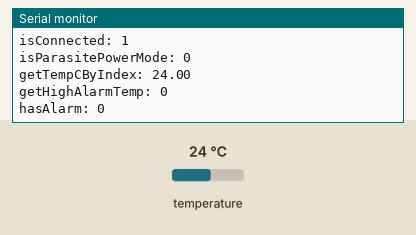
Simulated run of this sketch. Board: Arduino Uno, built with avr-gcc and run on an emulated ATmega328P. Parts: the last lines printed to the serial monitor. Inputs (shaded band) come from the test bench; at power-on: temperature 24 °C.

Above: at 1.2 s.
1.3 s: temperature set to 12 °C
At 2.7 s:
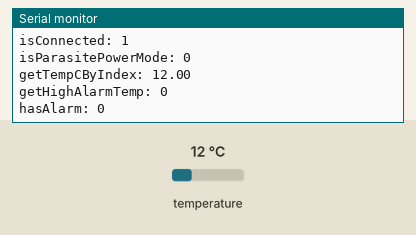
2.8 s: temperature set to 19 °C
At 4.4 s:
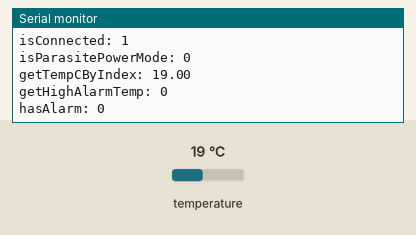
Timing chart, 0 to 5.9 s (numbered marks = the images above; inputs shaded):
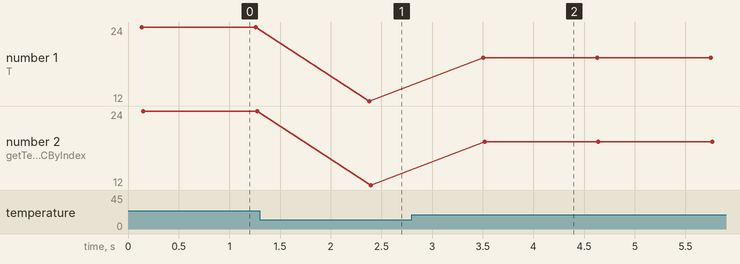

The sketch:

ds18b20.ino
```cpp
/* DS18B20
 * =======
 * Read the T value.
 * Note: in the commented code at the end of the file I used another lib, less popular: ds18b20.
 *
 * Libs:
 *  - DallasTemperature by Miles Burton https://docs.arduino.cc/libraries/dallastemperature/
 */

#include <OneWire.h>
#include <DallasTemperature.h>

const int PROBE_PIN = 4;

OneWire oneWire(PROBE_PIN);
DallasTemperature probes(&oneWire);
DeviceAddress probeAddress;
// If I know the address:
// const DeviceAddress probeAddress = {40, 255, 100, 31, 94, 120, 150, 103};

void setup() {
  Serial.begin(57600);
  probes.begin();
  // The resolution of the temperature sensor is user-configurable to 9, 10, 11, or 12 bits,
  //  corresponding to increments of 0.5°C, 0.25°C, 0.125°C, and 0.0625°C, respectively.
  // The default resolution at power-up is 12-bit.
  // Src: https://www.analog.com/media/en/technical-documentation/data-sheets/ds18b20.pdf
  // However the default resolution used by the DallasTemperature is 9 bit.
  probes.setResolution(9);

  // Must be called before search().
  oneWire.reset_search();
  if (!oneWire.search(probeAddress)) Serial.println("Error: unable to find probes");
  Serial.println((String) "Found probe at address: " + probeAddress[0] + " " + probeAddress[1] + " " + probeAddress[2] + " " + probeAddress[3] + " " + probeAddress[4] + " " + probeAddress[5] + " " + probeAddress[6] + " " + probeAddress[7]);
}

void loop() {
  // probes.requestTemperatures();
  // By using requestTemperaturesByAddress(ADDRESS) we avoid a delay when
  //  no sensor is detected (as the library blocks for ~1sec waiting for any sensor).
  probes.requestTemperaturesByAddress(probeAddress);

  float tempC = probes.getTempC(probeAddress);
  if (tempC == DEVICE_DISCONNECTED_C) Serial.println("Probe #1 error");
  Serial.println((String) "T: " + tempC);

  Serial.println((String) "getDeviceCount: " + probes.getDeviceCount());
  Serial.println((String) "isConnected: " + probes.isConnected(probeAddress));
  // Parasite mode should be avoided unless necessary, it means connecting the red and black
  //  wires both to ground. But you sould also need a cpacitor and maybe a mosfet if
  //  using temperature conversions: https://www.analog.com/media/en/technical-documentation/data-sheets/ds18b20.pdf
  Serial.println((String)"isParasitePowerMode: " + probes.isParasitePowerMode());
  Serial.println((String)"getTempCByIndex: " + probes.getTempCByIndex(0));
  Serial.println((String)"getHighAlarmTemp: " + probes.getHighAlarmTemp(probeAddress));
  Serial.println((String)"hasAlarm: " + probes.hasAlarm(probeAddress));

  Serial.println();
  delay(1000);
}


// // This would be the code using the less popular lib ds18b20: https://docs.arduino.cc/libraries/ds18b20/
// //    whcih also requires the lib OneWire to be manually installed: https://docs.arduino.cc/libraries/onewire/

// #include <DS18B20.h>

// const int PROBE_PIN = 4;
// DS18B20 ds(PROBE_PIN);
// uint8_t probeAddress[8];
// // If known: uint8_t probeAddress[] = {40, 255, 100, 31, 94, 120, 150, 103};
// uint8_t probe;

// void setup() {
//   Serial.begin(57600);

//   while (ds.selectNext()) {
//     ds.getAddress(probeAddress);
//     const auto a = probeAddress;
//     Serial.println((String) "Found probe at address: " + a[0] + " " + a[1] + " " + a[2] + " " + a[3] + " " + a[4] + " " + a[5] + " " + a[6] + " " + a[7]);
//   }
//   probe = ds.select(probeAddress);
//   if (!probe) Serial.println("Probe not found!");
// }

// void loop() {
//   Serial.println((String) "T: " + ds.getTempC());

//   Serial.println((String) "Res: " + ds.getResolution());
//   Serial.println((String) "Power: " + ds.getPowerMode());
//   Serial.println((String) "Fam: " + ds.getFamilyCode());
//   Serial.println((String) "Alarm: " + ds.hasAlarm());

//   Serial.println();
//   delay(1000);
// }
```

Measured:
- after the input at 1.3 s, the serial monitor: prints a new line after 1.1 s (image 1)
- after the input at 2.8 s, the serial monitor: prints a new line after 0.70 s (image 2)
- plotted number 1: 24 → 12 after the input at 1.3 s, 12 → 19 after the input at 2.8 s
- plotted number 2: 24 → 12 after the input at 1.3 s, 12 → 19 after the input at 2.8 s
